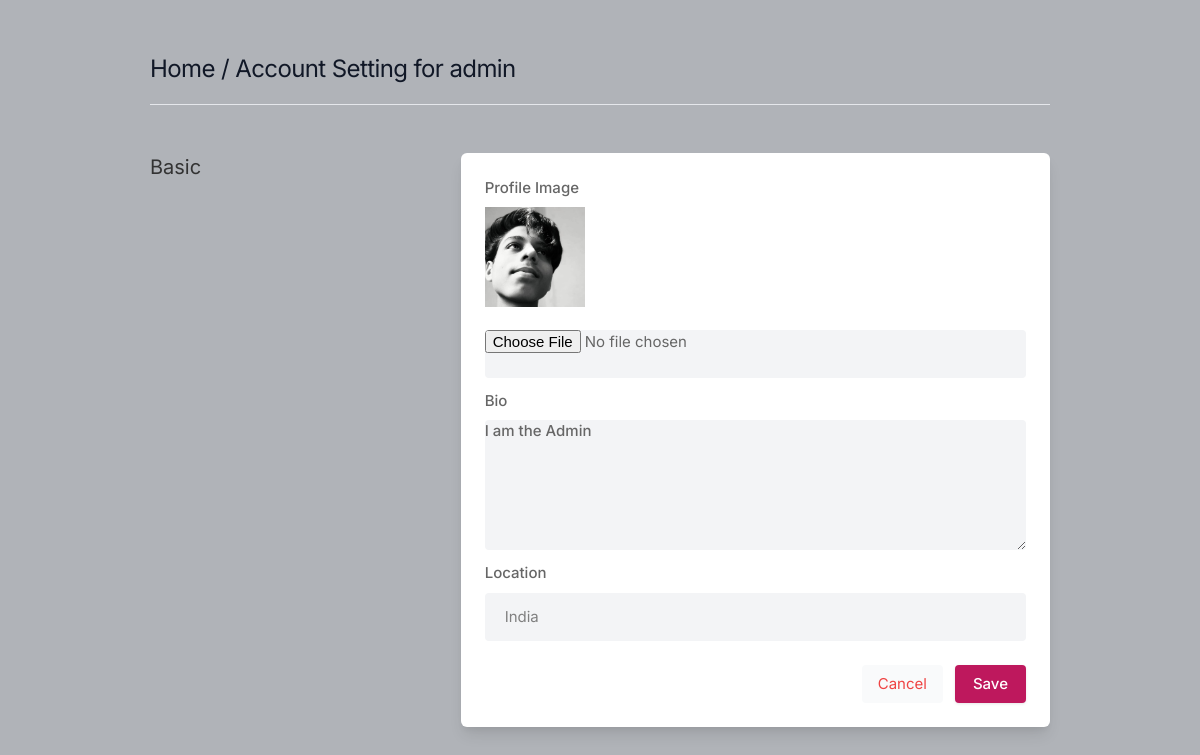
/setting (signed in), run on the app's committed database.
### core/models.py (models this page shows)
class Profile(models.Model):
    user = models.ForeignKey(User, on_delete=models.CASCADE)
    id_user = models.IntegerField()
    bio = models.TextField(max_length=500, blank=True)
    profileimg = models.ImageField(upload_to='profile_images', default='blank-profile-picture.jpg')
    location = models.CharField(max_length=100, blank=True)

### core/views.py (the view, shortened to what this page needs)
# urls.py: path('setting', views.setting, name='setting'),
@login_required(login_url='signin') #decorator
def setting(request):
    user_profile = Profile.objects.get(user=request.user)
    return render(request, 'setting.html', {'user_profile':user_profile})

### templates/setting.html (shortened to what this page needs)
{% load static %}
<!DOCTYPE html>
<html lang="en">
<head>
    <link rel="stylesheet" href="{% static 'assets/css/icons.css' %}">
    <link rel="stylesheet" href="{% static 'assets/css/uikit.css' %}">
    <link rel="stylesheet" href="{% static 'assets/css/style.css' %}">
    <link rel="stylesheet" href="{% static 'assets/css/tailwind.css' %}">
</head>
<body>
            <div class="container m-auto">
                <h1 class="text-2xl leading-none text-gray-900 tracking-tight mt-3"> <a href="/">Home</a> / Account Setting for {{user.username}} </h1>
                <br>
                <hr>
                <div class="grid lg:grid-cols-3 mt-12 gap-8">
                    <div>
                        <h3 class="text-xl mb-2"> Basic</h3>
                    </div>
                    <div class="bg-white rounded-md lg:shadow-lg shadow col-span-2">
                     <form action="" method="POST" enctype="multipart/form-data">
                       <div class="grid grid-cols-2 gap-3 lg:p-6 p-4">
                            <div class="col-span-2">
                                <label for="">Profile Image</label>
                                <img src="{{user_profile.profileimg.url}}" width="100" height="100" alt="Profile Image {{user.username}} on social book">
                                <br>
                                <input type="file" accept="image/*" name="image" value="" class="shadow-none bg-gray-100">
                            </div>
                            <div class="col-span-2">
                                <label for="about">Bio</label>
                                <textarea id="about" name="bio" rows="3"  class="shadow-none bg-gray-100">{{user_profile.bio}}</textarea>
                            </div>
                            <div class="col-span-2">
                                <label for=""> Location</label>
                                <input type="text" name="location" value="{{user_profile.location}}" class="shadow-none bg-gray-100">
                            </div>
                       </div>
                       <div class="bg-gray-10 p-6 pt-0 flex justify-end space-x-3">
                           <button class="p-2 px-4 rounded bg-gray-50 text-red-500"> <a href="/"> Cancel </a></button>
                           <button type="submit" class="button bg-blue-700"> Save </button>
                       </div>
                      </form>
                    </div>
                    </div>
                    <br>
                </div>
</body>
</html>

### static/assets/css/style.css (style rules this page uses)
body { background-color: #B0B3B8!important; }
button { vertical-align: middle; }
span.button, button.button { background-color: #be185d; top: 0; color: #fff; position: relative; padding: 8px 18px; line-height: 22px; position: relative; font-weight: 500; font-size: 15px; display: inline-block; -webkit-transition: all 0.2s ease-in-out; transition: all 0.2s ease-in-out; cursor: pointer; overflow: hidden; border: none; border-radius: 4px; -webkit-box-shadow: 0 1px 3px rgba(0, 0, 0, 0.1); box-shadow: 0 1px 3px rgba(0, 0, 0, 0.1); }
input { height: 48px; line-height: 48px; padding: 0 20px; outline: none; font-size: 15px; color: #808080; max-width: 100%; width: 100%; -webkit-box-sizing: border-box; box-sizing: border-box; display: block; font-weight: 400; opacity: 1; border-radius: 4px; border: none; -webkit-box-shadow: 0 1px 4px 0px rgba(0, 0, 0, 0.12); box-shadow: 0 1px 4px 0px rgba(0, 0, 0, 0.12); }
input[type="text"], input[type="password"], input[type="email"], input[type="number"] { height: 48px; line-height: 48px; padding: 0 20px; outline: none; font-size: 15px; color: #808080; max-width: 100%; width: 100%; -webkit-box-sizing: border-box; box-sizing: border-box; display: block; font-weight: 400; opacity: 1; border-radius: 4px; border: none; -webkit-box-shadow: 0 1px 4px 0px rgba(0, 0, 0, 0.12); box-shadow: 0 1px 4px 0px rgba(0, 0, 0, 0.12); }
textarea { height: 48px; line-height: 48px; padding: 0 20px; outline: none; font-size: 15px; color: #808080; margin: 0 0 16px 0; max-width: 100%; width: 100%; -webkit-box-sizing: border-box; box-sizing: border-box; display: block; background-color: #fff; font-weight: 500; opacity: 1; border-radius: 4px; border: none; -webkit-box-shadow: 0 1px 4px 0px rgba(0, 0, 0, 0.12); box-shadow: 0 1px 4px 0px rgba(0, 0, 0, 0.12); }
input { -webkit-transition: all 0.1s ease-in-out; transition: all 0.1s ease-in-out; }
::placeholder { color: #808080; opacity: 1; }
textarea { height: auto; line-height: 27px; padding: 20px; min-height: 130px; -webkit-transition: none !important; transition: none !important; min-width: 100%; }
label, legend { display: block; font-weight: bold; font-size: 15px; font-weight: 500; margin-bottom: 8px; }
button { border: none; margin: 0; padding: 0; width: auto; overflow: visible; background: transparent; color: inherit; font: inherit; line-height: normal; cursor: pointer; }
a { color: #be185d; -webkit-transition: 0.3s; transition: 0.3s; outline: none !important; }
button { outline: none !important; }
img { max-width: 100%; }
body { color: #666; font-size: 15px; line-height: 27px; background-color: #f0f2f5; font-family: "Inter", sans-serif; text-transform: none; }
h1, h2, h3, h4, h5, h6 { font-family: "Inter", sans-serif; text-transform: none; }
input[type="text"], input[type="password"], input[type="email"] { font-family: "Inter", sans-serif; text-transform: none; }
textarea, select { font-family: "Inter", sans-serif; text-transform: none; }
button, body .pac-container { font-family: "Inter", sans-serif; text-transform: none; }
h1, h2, h3, h4, h5, h6 { color: #333; font-weight: 500; margin: 0; padding: 0; }
h1 { font-size: 32px; }
h3 { font-size: 22px; }
@media (min-width: 1024px) { .container { max-width: 900px !important; padding-top: 45px; } }
.shadow-none { -webkit-box-shadow: none !important; box-shadow: none !important; }

### data on the page
Profile: profileimg (picture), bio "I am the Admin", location "India"

### other printed values
{{ user.username }} "admin"
